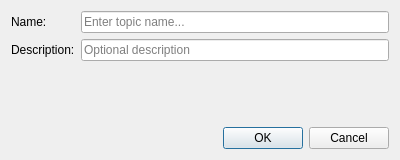
<?xml version="1.0" encoding="UTF-8"?>
<ui version="4.0">
 <class>TopicCreateDialog</class>
 <widget class="QDialog" name="TopicCreateDialog">
  <property name="geometry">
   <rect><x>0</x><y>0</y><width>400</width><height>160</height></rect>
  </property>
  <property name="minimumSize">
   <size><width>400</width><height>0</height></size>
  </property>
  <property name="windowTitle"><string>Create Topic</string></property>
  <layout class="QVBoxLayout" name="mainLayout">
   <property name="spacing"><number>8</number></property>
   <item>
    <layout class="QFormLayout" name="formLayout">
     <item row="0" column="0">
      <widget class="QLabel" name="nameLabel">
       <property name="text"><string>Name:</string></property>
      </widget>
     </item>
     <item row="0" column="1">
      <widget class="QLineEdit" name="nameEdit">
       <property name="placeholderText"><string>Enter topic name...</string></property>
      </widget>
     </item>
     <item row="1" column="0">
      <widget class="QLabel" name="descriptionLabel">
       <property name="text"><string>Description:</string></property>
      </widget>
     </item>
     <item row="1" column="1">
      <widget class="QLineEdit" name="descriptionEdit">
       <property name="placeholderText"><string>Optional description</string></property>
      </widget>
     </item>
    </layout>
   </item>
   <item>
    <widget class="QDialogButtonBox" name="buttonBox">
     <property name="standardButtons">
      <set>QDialogButtonBox::StandardButton::Ok|QDialogButtonBox::StandardButton::Cancel</set>
     </property>
    </widget>
   </item>
  </layout>
 </widget>
 <layoutdefault spacing="6" margin="11"/>
 <resources/>
 <connections>
  <connection>
   <sender>buttonBox</sender>
   <signal>accepted()</signal>
   <receiver>TopicCreateDialog</receiver>
   <slot>accept()</slot>
  </connection>
  <connection>
   <sender>buttonBox</sender>
   <signal>rejected()</signal>
   <receiver>TopicCreateDialog</receiver>
   <slot>reject()</slot>
  </connection>
 </connections>
</ui>
